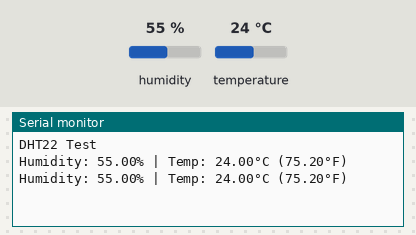
This sketch was run on a simulated Arduino Uno, built with avr-gcc and run on an emulated ATmega328P. Shown: the last lines printed to the serial monitor. Inputs (shaded band) come from the test bench; at power-on: humidity 55 %, temperature 24 °C.

Above: at 4.8 s.
4.9 s: humidity set to 22 %
At 7.0 s:
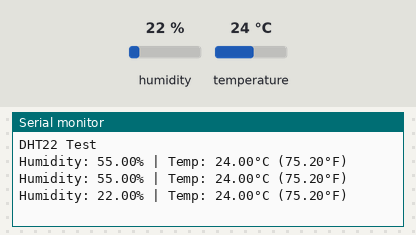
7.9 s: temperature set to 12 °C
At 8.8 s:
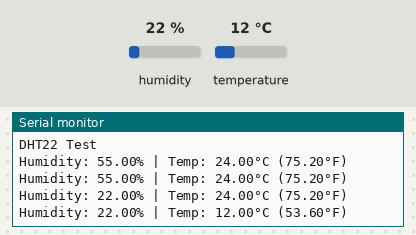
10.9 s: humidity set to 40 %
At 13.5 s:
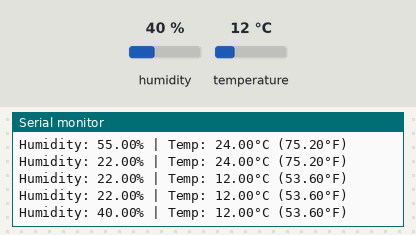
Timing chart, 0 to 15.0 s (numbered marks = the images above; inputs shaded):
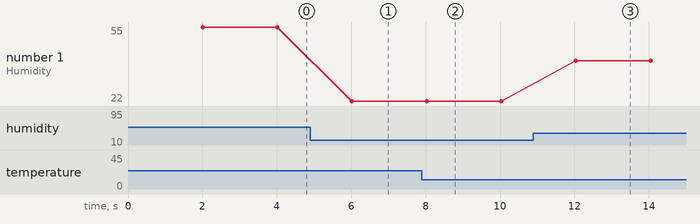

The sketch:

temperature_sensor_test_code_copy.ino
```cpp
#include <DHT.h>

#define DHTPIN 2      // Digital pin connected to DHT22
#define DHTTYPE DHT22 // DHT22 (AM2302)

DHT dht(DHTPIN, DHTTYPE);

void setup() {
  Serial.begin(9600);
  Serial.println("DHT22 Test");
  dht.begin();
}

void loop() {
  delay(2000); // Wait 2 sec between readings (DHT22 max rate)

  float humidity = dht.readHumidity();     // Read humidity (%)
  float tempC = dht.readTemperature();     // Read temp in °C
  float tempF = dht.readTemperature(true); // Read temp in °F

  // Check if readings failed
  if (isnan(humidity) || isnan(tempC) || isnan(tempF)) {
    Serial.println("Failed to read from DHT sensor!");
    return;
  }

  // Print results
  Serial.print("Humidity: ");
  Serial.print(humidity);
  Serial.print("% | Temp: ");
  Serial.print(tempC);
  Serial.print("°C (");
  Serial.print(tempF);
  Serial.println("°F)");
}
```

Measured:
- after the input at 4.9 s, the serial monitor: prints a new line after 1.1 s (image 1)
- after the input at 7.9 s, the serial monitor: prints a new line after 0.13 s (image 2)
- after the input at 10.9 s, the serial monitor: prints a new line after 1.1 s (image 3)
- plotted number 1: 55 → 22 after the input at 4.9 s, 22 → 40 after the input at 10.9 s
